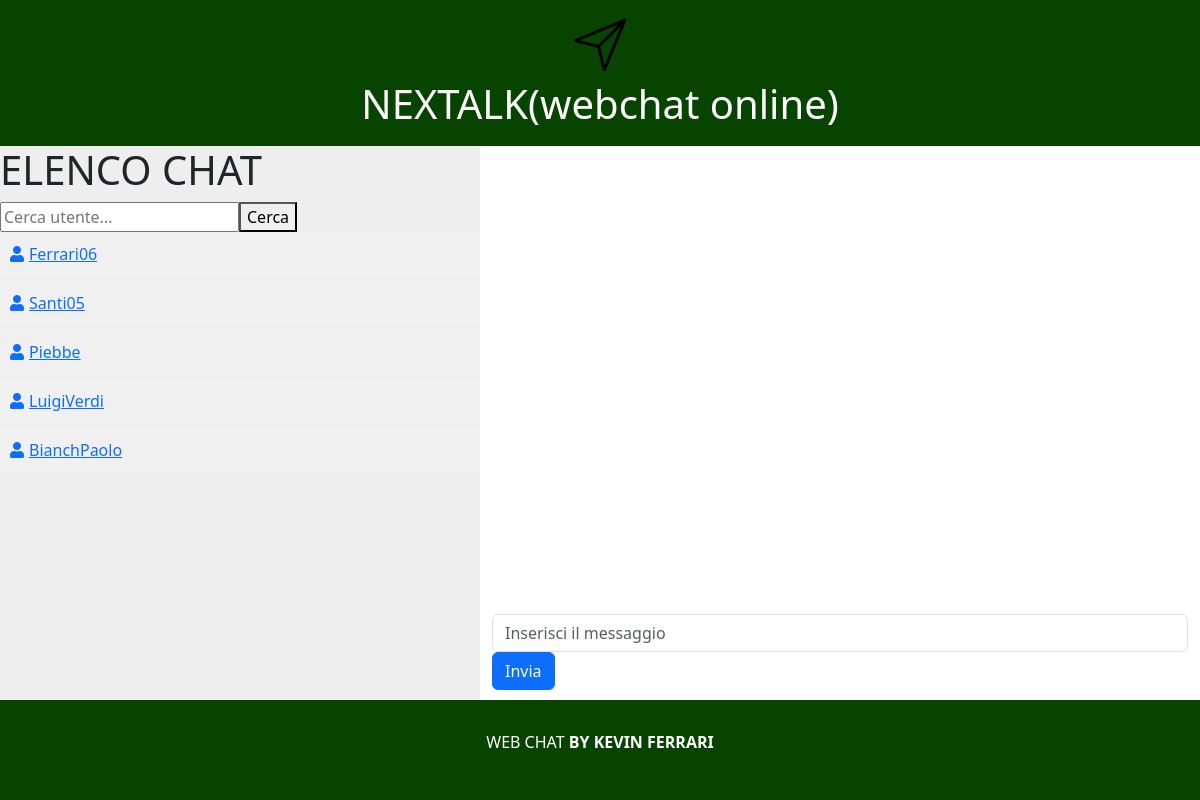
/APP/WEBCHAT/index.php (signed in), run on an earlier commit of the app's database.
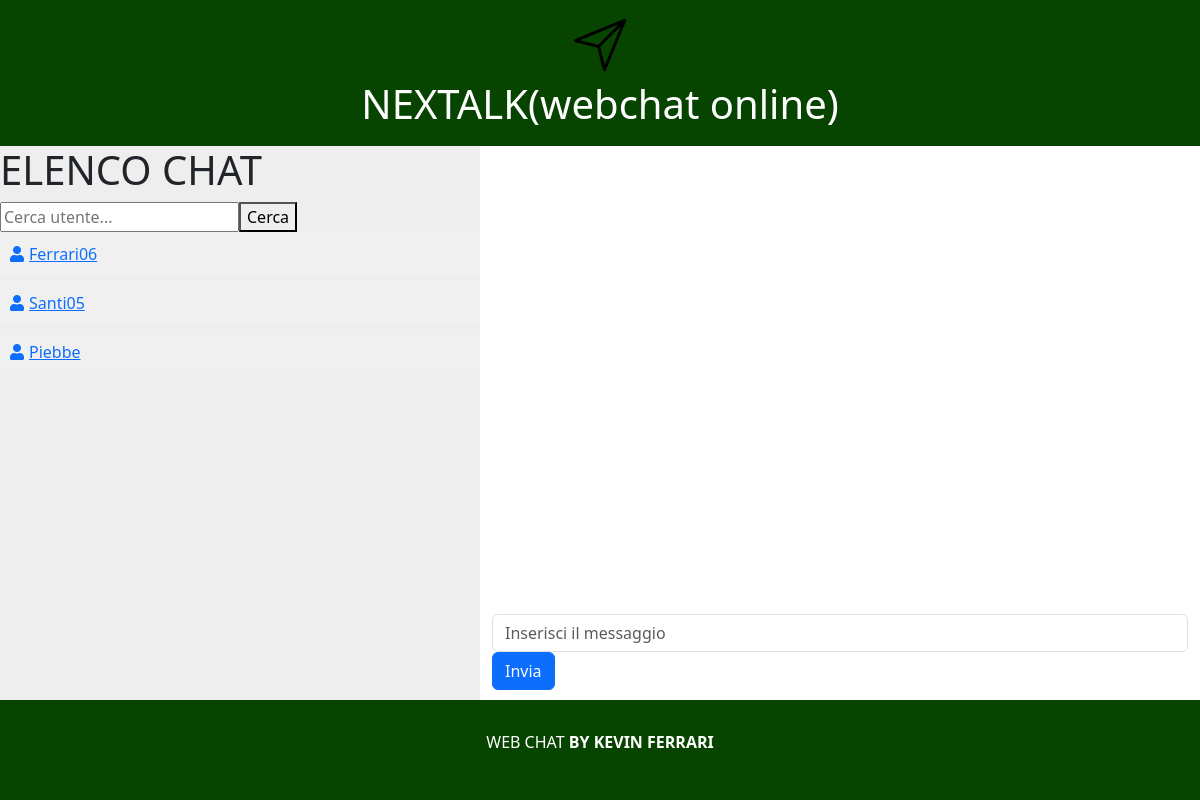
And on a later commit of the database.
### tables this page shows
CREATE TABLE `utenti` (
  `username` varchar(50) NOT NULL,
  `Nome` varchar(60) NOT NULL,
  `Cognome` varchar(60) NOT NULL,
  `email` varchar(200) NOT NULL,
  `pwd` varchar(200) NOT NULL,
  `id` int(11) NOT NULL
);

### APP/BL/UtenteBL.inc.php (called while the page is built, shortened)
<?php
class UtenteBL
{
    static public function getUtenti()
    {
        $conn = connectDB();
        $sql = "SELECT * FROM utenti";
        $result = $conn->query($sql);
        $utenti = array();
        if($result->num_rows > 0)
        {
            while ($row = $result->fetch_assoc()) {
                $utenti[] = $row;
            }
        }
        return $utenti;
    }
}
?>

### APP/tmpl/elencoutenti.inc.php (the view, shortened to what this page needs)
<link rel="stylesheet" href="https://cdnjs.cloudflare.com/ajax/libs/font-awesome/5.15.4/css/all.min.css">
<div id="menu" class="column">
    <h1>ELENCO CHAT</h1>
    <?php
        include('../BL/UtenteBL.inc.php');
        $listaDiUtenti = UtenteBL::getUtenti();
        if (isset($listaDiUtenti) && !empty($listaDiUtenti)) {
            echo '<input type="text" id="searchUser" placeholder="Cerca utente...">';
            echo '<button onclick="searchUsers()">Cerca</button>';
            foreach ($listaDiUtenti as $row) {
                echo "<a href='index.php?idDestinatario={$row["id"]}'>";
                echo "<div class='container1 user' onclick= Mostrachat(" . $row["id"] . ")>";
                echo "<i class='fas fa-user'></i>";
                echo $row["username"];
                echo "</div></a>";
            }
        } else {
            echo "Nessun utente presente nel database.";
        }
    ?>
</div>

### APP/WEBCHAT/index.php (shortened to what this page needs)
<!DOCTYPE html>
<html lang="en">
<head>
    <link rel="stylesheet" href="../css/stile.css">
    <link href="https://cdn.jsdelivr.net/npm/bootstrap@5.3.2/dist/css/bootstrap.min.css" rel="stylesheet">
</head>
<body>
    <?php include('../tmpl/header.inc.php'); ?>
    <div id="main-content">
        <?php include('../tmpl/elencoutenti.inc.php'); ?>
        <?php include('../tmpl/chat.inc.php'); ?>
    </div>
    <?php include('../tmpl/footer.inc.php'); ?>
</body>
</html>

### APP/tmpl/header.inc.php
<header>
    <div id="containerHeader">
        <img class="logo" src="../img/messaggio.png" alt="Messaggio" style="width: 70px;">
        <h1>NEXTALK(webchat online)</h1>
    </div>
</header>

### APP/tmpl/chat.inc.php (shortened to what this page needs)
<div id="chat-window" class="column">
    <div class="container mt-4" id="chat">
        <div class="row">
            <form method="POST" action="../tmpl/inviomessaggio.php" id="formInvio" name="formInvio">
                <div class="col" id="messaggio-inviato">
                    <input type="text" id="testoMessaggio" name="testoMessaggio" class="form-control" placeholder="Inserisci il messaggio" required>
                </div>
                <div class="col-auto">
                    <button type="submit" id="invia-messaggio" class="btn btn-primary">Invia</button>
                </div>
            </form>
        </div>
    </div>
</div>

### APP/tmpl/footer.inc.php
<footer>
    <p>WEB CHAT <strong>BY KEVIN FERRARI</strong>
</footer>

### APP/css/stile.css (style rules this page uses)
html,body { height: 100%; }
body { display: flex; flex-direction: column; justify-content: space-between; }
header { background-color: #074400; color: #fff; padding: 10px; text-align: center; }
#main-content { height: 100%; display: flex; }
#chat-window { position: relative; }
.column { flex: 1; }
#chat { position: absolute; bottom: 10px; }
#menu { background-color: #eee; max-width: 40%; }
footer { background-color: #074400; color: white; padding: 30px; text-align: center; margin-top: auto; }

### APP/tmpl/elencoutenti.inc.php (style rules this page uses)
.container1 { background-color: #f0f0f0; padding: 10px; margin-bottom: 5px; cursor: pointer; }
.container1 i { margin-right: 5px; }
#menu.column { overflow-y: auto; max-height: 700px; }

### APP/tmpl/chat.inc.php (style rules this page uses)
#messaggio-inviato { align-self: flex-end; flex: 1; }

What changed in the data, as far as the page shows it:
removed utenti: username "LuigiVerdi"
removed utenti: username "BianchPaolo"
